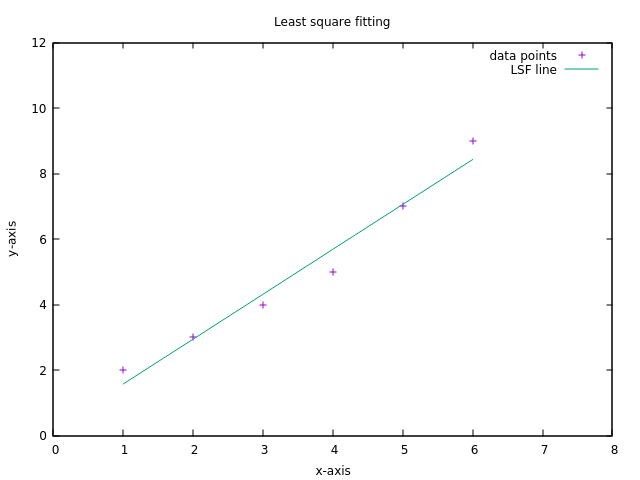

Source code (gnuplot):
#!/usr/bin/gnuplot -persist
#
#    
#    	G N U P L O T
#    	Version 5.0 patchlevel 3    last modified 2016-02-21 
#    
#    	Copyright (C) 1986-1993, 1998, 2004, 2007-2016
#    	Thomas Williams, Colin Kelley and many others
#    
#    	gnuplot home:     http://www.gnuplot.info
#    	faq, bugs, etc:   type "help FAQ"
#    	immediate help:   type "help"  (plot window: hit 'h')
# set terminal qt 0 font "Sans,9"
# set output
unset clip points
set clip one
unset clip two
set bar 1.000000 front
set border 31 front lt black linewidth 1.000 dashtype solid
set zdata 
set ydata 
set xdata 
set y2data 
set x2data 
set boxwidth
set style fill  empty border
set style rectangle back fc  bgnd fillstyle   solid 1.00 border lt -1
set style circle radius graph 0.02, first 0.00000, 0.00000 
set style ellipse size graph 0.05, 0.03, first 0.00000 angle 0 units xy
set dummy x, y
set format x "% h" 
set format y "% h" 
set format x2 "% h" 
set format y2 "% h" 
set format z "% h" 
set format cb "% h" 
set format r "% h" 
set timefmt "%d/%m/%y,%H:%M"
set angles radians
set tics back
unset grid
set raxis
set style parallel front  lt black linewidth 2.000 dashtype solid
set key title "" center
set key inside right top vertical Right noreverse enhanced autotitle nobox
set key noinvert samplen 4 spacing 1 width 0 height 0 
set key maxcolumns 0 maxrows 0
set key noopaque
unset label
unset arrow
set style increment default
unset style line
unset style arrow
set style histogram clustered gap 2 title textcolor lt -1
unset object
set style textbox transparent margins  1.0,  1.0 border
unset logscale
set offsets 0, 0, 0, 0
set pointsize 1
set pointintervalbox 1
set encoding default
unset polar
unset parametric
unset decimalsign
set view 60, 30, 1, 1
set samples 100, 100
set isosamples 10, 10
set surface 
unset contour
set cntrlabel  format '%8.3g' font '' start 5 interval 20
set mapping cartesian
set datafile separator whitespace
unset hidden3d
set cntrparam order 4
set cntrparam linear
set cntrparam levels auto 5
set cntrparam points 5
set size ratio 0 1,1
set origin 0,0
set style data points
set style function lines
unset xzeroaxis
unset yzeroaxis
unset zzeroaxis
unset x2zeroaxis
unset y2zeroaxis
set xyplane relative 0.5
set tics scale  1, 0.5, 1, 1, 1
set mxtics default
set mytics default
set mztics default
set mx2tics default
set my2tics default
set mcbtics default
set mrtics default
set xtics border in scale 1,0.5 mirror norotate  autojustify
set xtics  norangelimit autofreq 
set ytics border in scale 1,0.5 mirror norotate  autojustify
set ytics  norangelimit autofreq 
set ztics border in scale 1,0.5 nomirror norotate  autojustify
set ztics  norangelimit autofreq 
unset x2tics
unset y2tics
set cbtics border in scale 1,0.5 mirror norotate  autojustify
set cbtics  norangelimit autofreq 
set rtics axis in scale 1,0.5 nomirror norotate  autojustify
set rtics  norangelimit autofreq 
unset paxis 1 tics
unset paxis 2 tics
unset paxis 3 tics
unset paxis 4 tics
unset paxis 5 tics
unset paxis 6 tics
unset paxis 7 tics
set title "Least square fitting" 
set title  font "" norotate
set timestamp bottom 
set timestamp "" 
set timestamp  font "" norotate
set rrange [ * : * ] noreverse nowriteback
set trange [ * : * ] noreverse nowriteback
set urange [ * : * ] noreverse nowriteback
set vrange [ * : * ] noreverse nowriteback
set xlabel "x-axis" 
set xlabel  font "" textcolor lt -1 norotate
set x2label "" 
set x2label  font "" textcolor lt -1 norotate
set xrange [ 0.00000 : 8.00000 ] noreverse nowriteback
set x2range [ * : * ] noreverse nowriteback
set ylabel "y-axis" 
set ylabel  font "" textcolor lt -1 rotate by -270
set y2label "" 
set y2label  font "" textcolor lt -1 rotate by -270
set yrange [ 0.00000 : 12.0000 ] noreverse nowriteback
set y2range [ * : * ] noreverse nowriteback
set zlabel "" 
set zlabel  font "" textcolor lt -1 norotate
set zrange [ * : * ] noreverse nowriteback
set cblabel "" 
set cblabel  font "" textcolor lt -1 rotate by -270
set cbrange [ * : * ] noreverse nowriteback
set paxis 1 range [ * : * ] noreverse nowriteback
set paxis 2 range [ * : * ] noreverse nowriteback
set paxis 3 range [ * : * ] noreverse nowriteback
set paxis 4 range [ * : * ] noreverse nowriteback
set paxis 5 range [ * : * ] noreverse nowriteback
set paxis 6 range [ * : * ] noreverse nowriteback
set paxis 7 range [ * : * ] noreverse nowriteback
set zero 1e-08
set lmargin  -1
set bmargin  -1
set rmargin  -1
set tmargin  -1
set locale "en_IN"
set pm3d explicit at s
set pm3d scansautomatic
set pm3d interpolate 1,1 flush begin noftriangles noborder corners2color mean
set palette positive nops_allcF maxcolors 0 gamma 1.5 color model RGB 
set palette rgbformulae 7, 5, 15
set colorbox default
set colorbox vertical origin screen 0.9, 0.2, 0 size screen 0.05, 0.6, 0 front bdefault
set style boxplot candles range  1.50 outliers pt 7 separation 1 labels auto unsorted
set loadpath 
set fontpath 
set psdir
set fit brief errorvariables nocovariancevariables errorscaling prescale nowrap v5
GNUTERM = "qt"
x = 0.0
## Last datafile plotted: "out.dat"
plot "out.dat" u 1:2 w p t "data points", "" u 1:3 w l t "LSF line"
#    EOF
